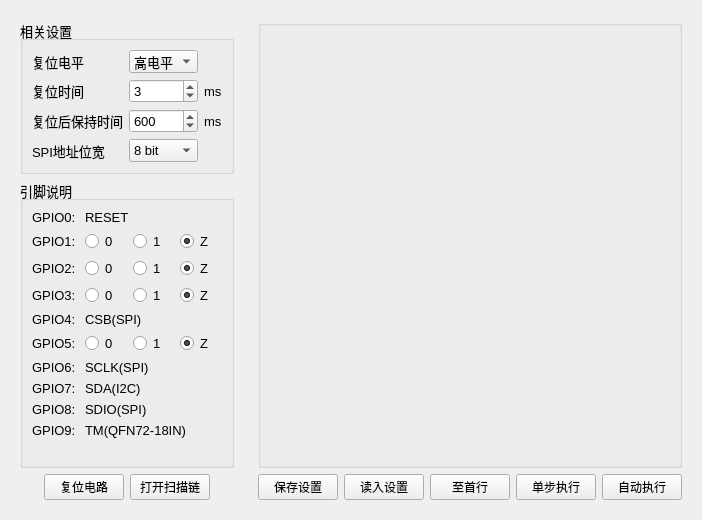
<?xml version="1.0" encoding="UTF-8"?>
<ui version="4.0">
 <class>FormRegAccess</class>
 <widget class="QWidget" name="FormRegAccess">
  <property name="geometry">
   <rect>
    <x>0</x>
    <y>0</y>
    <width>674</width>
    <height>520</height>
   </rect>
  </property>
  <property name="windowTitle">
   <string>SPI控制</string>
  </property>
  <layout class="QHBoxLayout" name="horizontalLayout">
   <item>
    <widget class="QWidget" name="widget_3" native="true">
     <layout class="QGridLayout" name="gridLayout_2">
      <item row="2" column="1">
       <widget class="QPushButton" name="pushButtonResetCircuit">
        <property name="text">
         <string>复位电路</string>
        </property>
       </widget>
      </item>
      <item row="2" column="2">
       <widget class="QPushButton" name="pushButtonOpenScan">
        <property name="text">
         <string>打开扫描链</string>
        </property>
       </widget>
      </item>
      <item row="2" column="0">
       <spacer name="horizontalSpacer">
        <property name="orientation">
         <enum>Qt::Horizontal</enum>
        </property>
        <property name="sizeHint" stdset="0">
         <size>
          <width>40</width>
          <height>20</height>
         </size>
        </property>
       </spacer>
      </item>
      <item row="2" column="3">
       <spacer name="horizontalSpacer_2">
        <property name="orientation">
         <enum>Qt::Horizontal</enum>
        </property>
        <property name="sizeHint" stdset="0">
         <size>
          <width>40</width>
          <height>20</height>
         </size>
        </property>
       </spacer>
      </item>
      <item row="1" column="0" colspan="4">
       <widget class="QGroupBox" name="groupBox_2">
        <property name="font">
         <font>
          <family>Arial</family>
          <pointsize>10</pointsize>
         </font>
        </property>
        <property name="title">
         <string>引脚说明</string>
        </property>
        <layout class="QGridLayout" name="gridLayout_4">
         <item row="0" column="0">
          <widget class="QLabel" name="label_3">
           <property name="text">
            <string>GPIO0: </string>
           </property>
          </widget>
         </item>
         <item row="0" column="1" colspan="3">
          <widget class="QLabel" name="label_7">
           <property name="text">
            <string>RESET</string>
           </property>
          </widget>
         </item>
         <item row="1" column="0">
          <widget class="QLabel" name="label_9">
           <property name="text">
            <string>GPIO1: </string>
           </property>
          </widget>
         </item>
         <item row="1" column="1">
          <widget class="QRadioButton" name="radioButton">
           <property name="text">
            <string>0</string>
           </property>
           <attribute name="buttonGroup">
            <string>buttonGroup</string>
           </attribute>
          </widget>
         </item>
         <item row="1" column="2">
          <widget class="QRadioButton" name="radioButton_2">
           <property name="text">
            <string>1</string>
           </property>
           <attribute name="buttonGroup">
            <string>buttonGroup</string>
           </attribute>
          </widget>
         </item>
         <item row="11" column="0">
          <spacer name="verticalSpacer">
           <property name="orientation">
            <enum>Qt::Vertical</enum>
           </property>
           <property name="sizeHint" stdset="0">
            <size>
             <width>20</width>
             <height>40</height>
            </size>
           </property>
          </spacer>
         </item>
         <item row="2" column="1">
          <widget class="QRadioButton" name="radioButton_5">
           <property name="text">
            <string>0</string>
           </property>
           <attribute name="buttonGroup">
            <string>buttonGroup_2</string>
           </attribute>
          </widget>
         </item>
         <item row="2" column="2">
          <widget class="QRadioButton" name="radioButton_6">
           <property name="text">
            <string>1</string>
           </property>
           <attribute name="buttonGroup">
            <string>buttonGroup_2</string>
           </attribute>
          </widget>
         </item>
         <item row="2" column="0">
          <widget class="QLabel" name="label_10">
           <property name="text">
            <string>GPIO2: </string>
           </property>
          </widget>
         </item>
         <item row="3" column="0">
          <widget class="QLabel" name="label_11">
           <property name="text">
            <string>GPIO3: </string>
           </property>
          </widget>
         </item>
         <item row="5" column="0">
          <widget class="QLabel" name="label_12">
           <property name="text">
            <string>GPIO4: </string>
           </property>
          </widget>
         </item>
         <item row="6" column="0">
          <widget class="QLabel" name="label_13">
           <property name="text">
            <string>GPIO5: </string>
           </property>
          </widget>
         </item>
         <item row="7" column="0">
          <widget class="QLabel" name="label_14">
           <property name="text">
            <string>GPIO6: </string>
           </property>
          </widget>
         </item>
         <item row="8" column="0">
          <widget class="QLabel" name="label_15">
           <property name="text">
            <string>GPIO7: </string>
           </property>
          </widget>
         </item>
         <item row="9" column="0">
          <widget class="QLabel" name="label_16">
           <property name="text">
            <string>GPIO8: </string>
           </property>
          </widget>
         </item>
         <item row="10" column="0">
          <widget class="QLabel" name="label_17">
           <property name="text">
            <string>GPIO9: </string>
           </property>
          </widget>
         </item>
         <item row="3" column="2">
          <widget class="QRadioButton" name="radioButton_8">
           <property name="text">
            <string>1</string>
           </property>
           <attribute name="buttonGroup">
            <string>buttonGroup_3</string>
           </attribute>
          </widget>
         </item>
         <item row="3" column="1">
          <widget class="QRadioButton" name="radioButton_9">
           <property name="text">
            <string>0</string>
           </property>
           <attribute name="buttonGroup">
            <string>buttonGroup_3</string>
           </attribute>
          </widget>
         </item>
         <item row="5" column="1" colspan="3">
          <widget class="QLabel" name="label_18">
           <property name="text">
            <string>CSB(SPI)</string>
           </property>
          </widget>
         </item>
         <item row="1" column="3">
          <widget class="QRadioButton" name="radioButton_3">
           <property name="text">
            <string>Z</string>
           </property>
           <property name="checked">
            <bool>true</bool>
           </property>
           <attribute name="buttonGroup">
            <string>buttonGroup</string>
           </attribute>
          </widget>
         </item>
         <item row="2" column="3">
          <widget class="QRadioButton" name="radioButton_4">
           <property name="text">
            <string>Z</string>
           </property>
           <property name="checked">
            <bool>true</bool>
           </property>
           <attribute name="buttonGroup">
            <string>buttonGroup_2</string>
           </attribute>
          </widget>
         </item>
         <item row="6" column="1">
          <widget class="QRadioButton" name="radioButton_10">
           <property name="text">
            <string>0</string>
           </property>
           <attribute name="buttonGroup">
            <string>buttonGroup_4</string>
           </attribute>
          </widget>
         </item>
         <item row="6" column="2">
          <widget class="QRadioButton" name="radioButton_11">
           <property name="text">
            <string>1</string>
           </property>
           <attribute name="buttonGroup">
            <string>buttonGroup_4</string>
           </attribute>
          </widget>
         </item>
         <item row="7" column="1" colspan="3">
          <widget class="QLabel" name="label_19">
           <property name="text">
            <string>SCLK(SPI)</string>
           </property>
          </widget>
         </item>
         <item row="8" column="1" colspan="3">
          <widget class="QLabel" name="label_20">
           <property name="text">
            <string>SDA(I2C)</string>
           </property>
          </widget>
         </item>
         <item row="9" column="1" colspan="3">
          <widget class="QLabel" name="label_21">
           <property name="text">
            <string>SDIO(SPI)</string>
           </property>
          </widget>
         </item>
         <item row="10" column="1" colspan="3">
          <widget class="QLabel" name="label_22">
           <property name="text">
            <string>TM(QFN72-18IN)</string>
           </property>
          </widget>
         </item>
         <item row="3" column="3">
          <widget class="QRadioButton" name="radioButton_7">
           <property name="text">
            <string>Z</string>
           </property>
           <property name="checked">
            <bool>true</bool>
           </property>
           <attribute name="buttonGroup">
            <string>buttonGroup_3</string>
           </attribute>
          </widget>
         </item>
         <item row="6" column="3">
          <widget class="QRadioButton" name="radioButton_12">
           <property name="text">
            <string>Z</string>
           </property>
           <property name="checked">
            <bool>true</bool>
           </property>
           <attribute name="buttonGroup">
            <string>buttonGroup_4</string>
           </attribute>
          </widget>
         </item>
        </layout>
       </widget>
      </item>
      <item row="0" column="0" colspan="4">
       <widget class="QGroupBox" name="groupBox">
        <property name="font">
         <font>
          <family>Arial</family>
          <pointsize>10</pointsize>
         </font>
        </property>
        <property name="title">
         <string>相关设置</string>
        </property>
        <layout class="QGridLayout" name="gridLayout">
         <item row="1" column="1">
          <widget class="QSpinBox" name="sbResetTime">
           <property name="maximum">
            <number>255</number>
           </property>
           <property name="value">
            <number>3</number>
           </property>
          </widget>
         </item>
         <item row="3" column="1">
          <widget class="QComboBox" name="cbSPIWidth">
           <item>
            <property name="text">
             <string>8 bit</string>
            </property>
           </item>
           <item>
            <property name="text">
             <string>16 bit</string>
            </property>
           </item>
          </widget>
         </item>
         <item row="1" column="2">
          <widget class="QLabel" name="label_4">
           <property name="sizePolicy">
            <sizepolicy hsizetype="Minimum" vsizetype="Preferred">
             <horstretch>0</horstretch>
             <verstretch>0</verstretch>
            </sizepolicy>
           </property>
           <property name="text">
            <string>ms</string>
           </property>
          </widget>
         </item>
         <item row="0" column="0">
          <widget class="QLabel" name="label">
           <property name="text">
            <string>复位电平</string>
           </property>
          </widget>
         </item>
         <item row="1" column="0">
          <widget class="QLabel" name="label_2">
           <property name="text">
            <string>复位时间</string>
           </property>
          </widget>
         </item>
         <item row="2" column="1">
          <widget class="QSpinBox" name="sbResetDelay">
           <property name="maximum">
            <number>2000</number>
           </property>
           <property name="value">
            <number>600</number>
           </property>
          </widget>
         </item>
         <item row="2" column="2">
          <widget class="QLabel" name="label_5">
           <property name="sizePolicy">
            <sizepolicy hsizetype="Minimum" vsizetype="Preferred">
             <horstretch>0</horstretch>
             <verstretch>0</verstretch>
            </sizepolicy>
           </property>
           <property name="text">
            <string>ms</string>
           </property>
          </widget>
         </item>
         <item row="2" column="0">
          <widget class="QLabel" name="label_6">
           <property name="text">
            <string>复位后保持时间</string>
           </property>
          </widget>
         </item>
         <item row="3" column="0">
          <widget class="QLabel" name="label_8">
           <property name="text">
            <string>SPI地址位宽</string>
           </property>
          </widget>
         </item>
         <item row="0" column="1">
          <widget class="QComboBox" name="cbResetLevel">
           <item>
            <property name="text">
             <string>高电平</string>
            </property>
           </item>
           <item>
            <property name="text">
             <string>低电平</string>
            </property>
           </item>
          </widget>
         </item>
        </layout>
       </widget>
      </item>
     </layout>
    </widget>
   </item>
   <item>
    <widget class="QWidget" name="widget" native="true">
     <layout class="QGridLayout" name="gridLayout_3">
      <item row="1" column="0">
       <widget class="QPushButton" name="pushButtonSaveSettings">
        <property name="text">
         <string>保存设置</string>
        </property>
       </widget>
      </item>
      <item row="1" column="1">
       <widget class="QPushButton" name="pushButtonReadSettings">
        <property name="text">
         <string>读入设置</string>
        </property>
       </widget>
      </item>
      <item row="1" column="2">
       <widget class="QPushButton" name="pushButtonBack2Top">
        <property name="text">
         <string>至首行</string>
        </property>
       </widget>
      </item>
      <item row="1" column="3">
       <widget class="QPushButton" name="pushButtonStep">
        <property name="text">
         <string>单步执行</string>
        </property>
       </widget>
      </item>
      <item row="1" column="4">
       <widget class="QPushButton" name="pushButtonAutoExec">
        <property name="text">
         <string>自动执行</string>
        </property>
       </widget>
      </item>
      <item row="0" column="0" colspan="5">
       <widget class="QGroupBox" name="groupBoxRegAcessItems">
        <property name="title">
         <string/>
        </property>
       </widget>
      </item>
     </layout>
    </widget>
   </item>
  </layout>
 </widget>
 <resources/>
 <connections/>
 <buttongroups>
  <buttongroup name="buttonGroup"/>
  <buttongroup name="buttonGroup_2"/>
  <buttongroup name="buttonGroup_3"/>
  <buttongroup name="buttonGroup_4"/>
 </buttongroups>
</ui>
